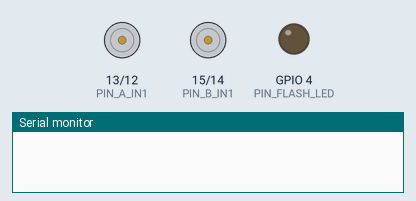
Simulated run of this sketch. Board: ESP32. Shown: motor-driver pin pairs drawn as motors (green arrow = first pin HIGH = forward, orange = second pin HIGH = backward, longer = more drive), output pins drawn as LEDs (lit = HIGH), the last lines printed to the serial monitor. A WiFi scan finds three made-up networks; the camera gives no picture.

Above: at 0.0 s.
At 2.1 s:
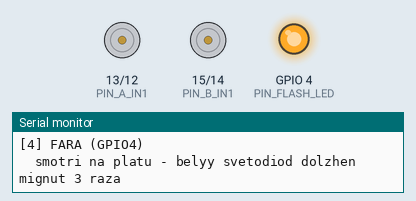
At 4.0 s:
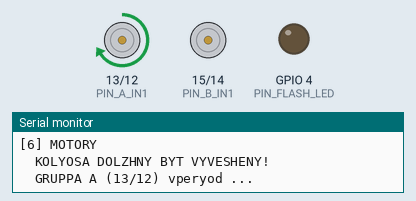
At 5.2 s:
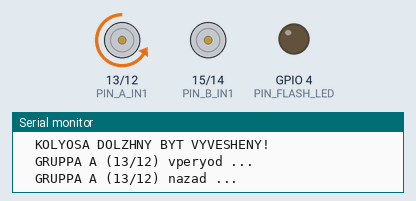
At 6.4 s:
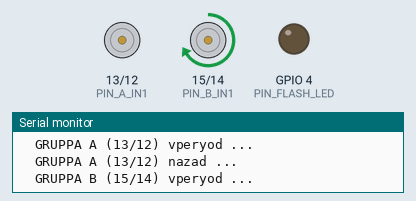
At 7.6 s:
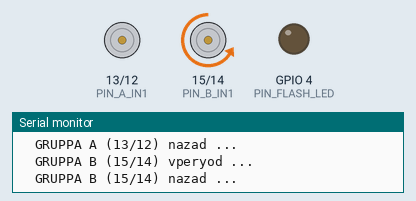
Timing chart, 0 to 9.9 s (numbered marks = the images above):
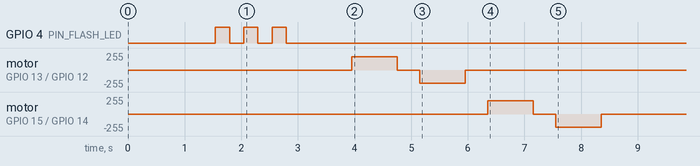

The sketch:

13_selftest.ino
```cpp
/*
 * 13_selftest - самопроверка всего железа ESP32-CAM.
 *
 * Прогоняет по очереди процессор, флеш, PSRAM, фару, камеру, моторы и Wi-Fi,
 * в конце печатает таблицу PASS/FAIL.
 *
 * КОЛЁСА ВЫВЕСИТЬ - тест моторов их крутит.
 * АНТЕННУ ПРИКРУТИТЬ - тест Wi-Fi передаёт.
 *
 * Tools -> Partition Scheme: Huge APP   |   PSRAM: Enabled
 */

#include <WiFi.h>
#include "esp_camera.h"

#define TEST_MOTORS 1     // 0 = не крутить моторы

// пины (Keyestudio KS5024)
// Драйвер даёт две группы выходов. Что они физически крутят - борта или
// оси - зависит от того, как воткнуты провода. На нашем шасси это ОСИ.
#define PIN_A_IN1 13
#define PIN_A_IN2 12
#define PIN_B_IN1 15
#define PIN_B_IN2 14
#define PIN_FLASH_LED 4

#define PWDN_GPIO_NUM 32
#define RESET_GPIO_NUM -1
#define XCLK_GPIO_NUM 0
#define SIOD_GPIO_NUM 26
#define SIOC_GPIO_NUM 27
#define Y9_GPIO_NUM 35
#define Y8_GPIO_NUM 34
#define Y7_GPIO_NUM 39
#define Y6_GPIO_NUM 36
#define Y5_GPIO_NUM 21
#define Y4_GPIO_NUM 19
#define Y3_GPIO_NUM 18
#define Y2_GPIO_NUM 5
#define VSYNC_GPIO_NUM 25
#define HREF_GPIO_NUM 23
#define PCLK_GPIO_NUM 22

#define PWM_FREQ 1000
#define PWM_RES  8
#if defined(ESP_ARDUINO_VERSION_MAJOR) && ESP_ARDUINO_VERSION_MAJOR >= 3
  #define PWM_SETUP(pin, ch)       ledcAttach((pin), PWM_FREQ, PWM_RES)
  #define PWM_WRITE(pin, ch, duty) ledcWrite((pin), (duty))
#else
  #define PWM_SETUP(pin, ch)       do { ledcSetup((ch), PWM_FREQ, PWM_RES); \
                                        ledcAttachPin((pin), (ch)); } while (0)
  #define PWM_WRITE(pin, ch, duty) ledcWrite((ch), (duty))
#endif

#define MAX_RESULTS 10
static const char *resName[MAX_RESULTS];
static const char *resVal[MAX_RESULTS];
static int resCount = 0;

static void record(const char *name, bool ok, const char *note) {
  if (resCount < MAX_RESULTS) {
    resName[resCount] = name;
    resVal[resCount]  = ok ? "PASS" : "FAIL";
    resCount++;
  }
  Serial.printf("  -> %s  %s\n\n", ok ? "PASS" : "FAIL", note ? note : "");
}

// ------------------------------------------------------------------- 1. чип
static void testChip() {
  Serial.println("[1] PROTSESSOR");
  Serial.printf("  model:    %s rev %d, yader: %d, %d MHz\n",
                ESP.getChipModel(), ESP.getChipRevision(),
                ESP.getChipCores(), ESP.getCpuFreqMHz());
  Serial.printf("  MAC:      %s\n", WiFi.macAddress().c_str());
  Serial.printf("  reset:    %d (1=power on, 6=brownout)\n", (int)esp_reset_reason());
  record("Protsessor", true, "");
}

// ------------------------------------------------------------------ 2. флеш
static void testFlash() {
  Serial.println("[2] FLESH-PAMYAT");
  uint32_t sz = ESP.getFlashChipSize();
  Serial.printf("  razmer:   %u bayt (%u MB)\n", sz, sz / (1024 * 1024));
  Serial.printf("  chastota: %u Hz\n", ESP.getFlashChipSpeed());
  Serial.printf("  skech:    %u iz %u bayt\n", ESP.getSketchSize(), ESP.getFreeSketchSpace());
  record("Flesh", sz >= 4 * 1024 * 1024, sz >= 4 * 1024 * 1024 ? "" : "menshe 4 MB!");
}

// ----------------------------------------------------------------- 3. PSRAM
static void testPsram() {
  Serial.println("[3] PSRAM");
  if (!psramFound()) {
    Serial.println("  ne naydena - vklyuchi Tools -> PSRAM -> Enabled");
    record("PSRAM", false, "ne naydena");
    return;
  }
  size_t total = ESP.getPsramSize();
  Serial.printf("  razmer:   %u bayt (%u MB)\n", total, total / (1024 * 1024));

  const size_t N = 64 * 1024;
  uint8_t *buf = (uint8_t *)ps_malloc(N);
  if (!buf) {
    record("PSRAM", false, "ps_malloc ne dal pamyat");
    return;
  }
  bool ok = true;
  for (size_t i = 0; i < N; i++) buf[i] = (uint8_t)(i * 31 + 7);
  for (size_t i = 0; i < N; i++) if (buf[i] != (uint8_t)(i * 31 + 7)) { ok = false; break; }
  free(buf);
  Serial.printf("  zapis/chtenie 64 KB: %s\n", ok ? "sovpalo" : "OSHIBKA");
  record("PSRAM", ok, "");
}

// ------------------------------------------------------------------ 4. фара
static void testLed() {
  Serial.println("[4] FARA (GPIO4)");
  Serial.println("  smotri na platu - belyy svetodiod dolzhen mignut 3 raza");
  pinMode(PIN_FLASH_LED, OUTPUT);
  for (int i = 0; i < 3; i++) {
    digitalWrite(PIN_FLASH_LED, HIGH); delay(250);
    digitalWrite(PIN_FLASH_LED, LOW);  delay(250);
  }
  record("Fara", true, "proverit glazami");
}

// ---------------------------------------------------------------- 5. камера
static const char *sensorName(uint16_t pid) {
  switch (pid) {
    case 0x26:   return "OV2640";
    case 0x3660: return "OV3660";
    case 0x5640: return "OV5640";
    case 0x77:   return "OV7725";
    case 0x76:   return "OV7670";
    default:     return "neizvestnyy";
  }
}

static void testCamera() {
  Serial.println("[5] KAMERA");

  camera_config_t c = {};
  c.ledc_channel = LEDC_CHANNEL_0;
  c.ledc_timer   = LEDC_TIMER_0;
  c.pin_d0 = Y2_GPIO_NUM;   c.pin_d1 = Y3_GPIO_NUM;
  c.pin_d2 = Y4_GPIO_NUM;   c.pin_d3 = Y5_GPIO_NUM;
  c.pin_d4 = Y6_GPIO_NUM;   c.pin_d5 = Y7_GPIO_NUM;
  c.pin_d6 = Y8_GPIO_NUM;   c.pin_d7 = Y9_GPIO_NUM;
  c.pin_xclk = XCLK_GPIO_NUM;   c.pin_pclk = PCLK_GPIO_NUM;
  c.pin_vsync = VSYNC_GPIO_NUM; c.pin_href = HREF_GPIO_NUM;
  c.pin_sccb_sda = SIOD_GPIO_NUM; c.pin_sccb_scl = SIOC_GPIO_NUM;
  c.pin_pwdn = PWDN_GPIO_NUM;     c.pin_reset = RESET_GPIO_NUM;
  c.xclk_freq_hz = 20000000;
  c.pixel_format = PIXFORMAT_JPEG;
  c.frame_size   = FRAMESIZE_QVGA;
  c.jpeg_quality = 12;
  c.fb_count     = 1;

  esp_err_t err = esp_camera_init(&c);
  if (err != ESP_OK) {
    Serial.printf("  esp_camera_init: oshibka 0x%x\n", err);
    Serial.println("  0x105 = shleyf; 0x101 = pamyat; 0x103 = piny");
    record("Kamera", false, "init failed");
    return;
  }

  sensor_t *s = esp_camera_sensor_get();
  if (s) Serial.printf("  sensor:   %s (PID 0x%04x)\n", sensorName(s->id.PID), s->id.PID);

  int good = 0;
  size_t bytes = 0;
  uint32_t t0 = millis();
  for (int i = 0; i < 10; i++) {
    camera_fb_t *fb = esp_camera_fb_get();
    if (fb) {
      good++;
      bytes += fb->len;
      if (i == 0) Serial.printf("  kadr:     %ux%u, %u bayt\n", fb->width, fb->height, fb->len);
      esp_camera_fb_return(fb);
    }
  }
  uint32_t dt = millis() - t0;
  Serial.printf("  snyato:   %d iz 10 kadrov za %lu ms\n", good, dt);
  if (good) Serial.printf("  sredniy:  %u bayt, ~%lu kadrov/sek\n", bytes / good, good * 1000UL / (dt ? dt : 1));

  record("Kamera", good >= 8, good >= 8 ? "" : "kadry teryayutsya");
}

// ---------------------------------------------------------------- 6. моторы
static void testMotors() {
  Serial.println("[6] MOTORY");
#if !TEST_MOTORS
  Serial.println("  propushcheno (TEST_MOTORS 0)");
  record("Motory", true, "ne proveryalis");
  return;
#else
  Serial.println("  KOLYOSA DOLZHNY BYT VYVESHENY!");
  PWM_SETUP(PIN_A_IN1, 2); PWM_SETUP(PIN_A_IN2, 3);
  PWM_SETUP(PIN_B_IN1, 4); PWM_SETUP(PIN_B_IN2, 5);

  struct { int pin; int ch; const char *what; } steps[] = {
    { PIN_A_IN1, 2, "GRUPPA A (13/12) vperyod" },
    { PIN_A_IN2, 3, "GRUPPA A (13/12) nazad"   },
    { PIN_B_IN1, 4, "GRUPPA B (15/14) vperyod" },
    { PIN_B_IN2, 5, "GRUPPA B (15/14) nazad"   },
  };

  for (int i = 0; i < 4; i++) {
    Serial.printf("  %s ...\n", steps[i].what);
    PWM_WRITE(steps[i].pin, steps[i].ch, 200);
    delay(800);
    PWM_WRITE(steps[i].pin, steps[i].ch, 0);
    delay(400);
  }
  record("Motory", true, "glazami: kakie kolyosa v kazhdoy gruppe");
#endif
}

// ------------------------------------------------------------- 7. Wi-Fi приём
static void testWifiRx() {
  Serial.println("[7] WI-FI PRIYOM");
  WiFi.persistent(false);
  WiFi.mode(WIFI_STA);
  WiFi.disconnect(true);
  delay(200);

  int n = WiFi.scanNetworks();
  int best = -127;
  for (int i = 0; i < n; i++) if (WiFi.RSSI(i) > best) best = WiFi.RSSI(i);
  WiFi.scanDelete();

  Serial.printf("  setey:    %d\n", n);
  Serial.printf("  luchshiy: %d dBm\n", best);
  Serial.println("  norma v gorode: 10+ setey, luchshiy luchshe -60 dBm");
  record("Wi-Fi priyom", n >= 3 && best > -75, "");
}

// ---------------------------------------------------- 8. Wi-Fi передача
static void testWifiTx() {
  Serial.println("[8] WI-FI PEREDACHA");
  WiFi.mode(WIFI_AP);
  delay(200);
  bool ok = WiFi.softAP("SelfTestAP", NULL, 1, 0, 4);
  WiFi.setTxPower(WIFI_POWER_19_5dBm);
  Serial.printf("  softAP:   %s\n", ok ? "podnyalas" : "FAIL");
  Serial.printf("  TX power: %d (78 = max)\n", (int)WiFi.getTxPower());
  Serial.println();
  Serial.println("  ETOT TEST PLATA SAMA PROVERIT NE MOZHET.");
  Serial.println("  Voz'mi telefon ili noutbuk i poishchi set \"SelfTestAP\".");
  Serial.println("  Vidno  -> peredatchik rabotaet.");
  Serial.println("  Ne vidno v 20 sm -> peredatchik mertv.");
  record("Wi-Fi peredacha", ok, "proverit vneshnim ustroystvom");
}

void setup() {
  Serial.begin(115200);
  delay(1500);
  Serial.println();
  Serial.println("==========================================");
  Serial.println("      SAMOPROVERKA ZHELEZA ESP32-CAM      ");
  Serial.println("==========================================");
  Serial.println();

  testChip();
  testFlash();
  testPsram();
  testLed();
  testCamera();
  testMotors();
  testWifiRx();
  testWifiTx();

  Serial.println("==========================================");
  Serial.println("                 ITOGI                    ");
  Serial.println("==========================================");
  for (int i = 0; i < resCount; i++) {
    Serial.printf("  %-16s %s\n", resName[i], resVal[i]);
  }
  Serial.println("==========================================");
  Serial.printf("  heap svobodno: %u bayt\n", ESP.getFreeHeap());
  Serial.println();
  Serial.println("Fara i motory proveryayutsya glazami.");
  Serial.println("Peredacha - poiskom seti \"SelfTestAP\" s telefona.");
}

void loop() {
  delay(5000);
  Serial.printf("[%6lu s] AP klientov: %u | heap: %u\n",
                millis() / 1000, WiFi.softAPgetStationNum(), ESP.getFreeHeap());
}
```
